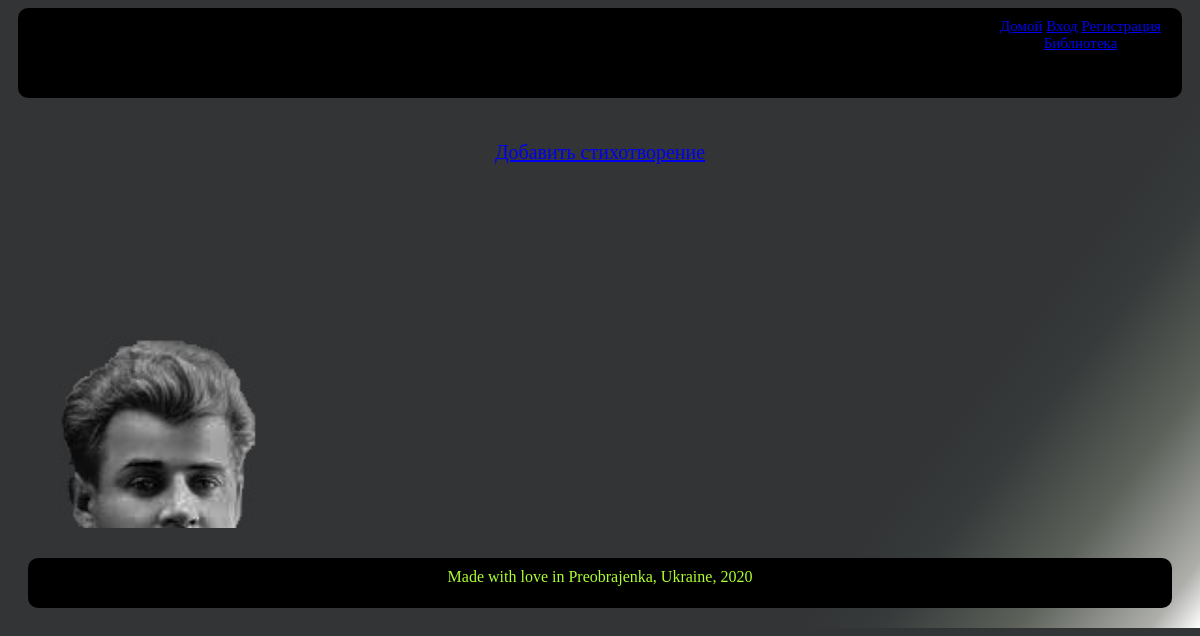
Page /verse_list on the earlier database version.
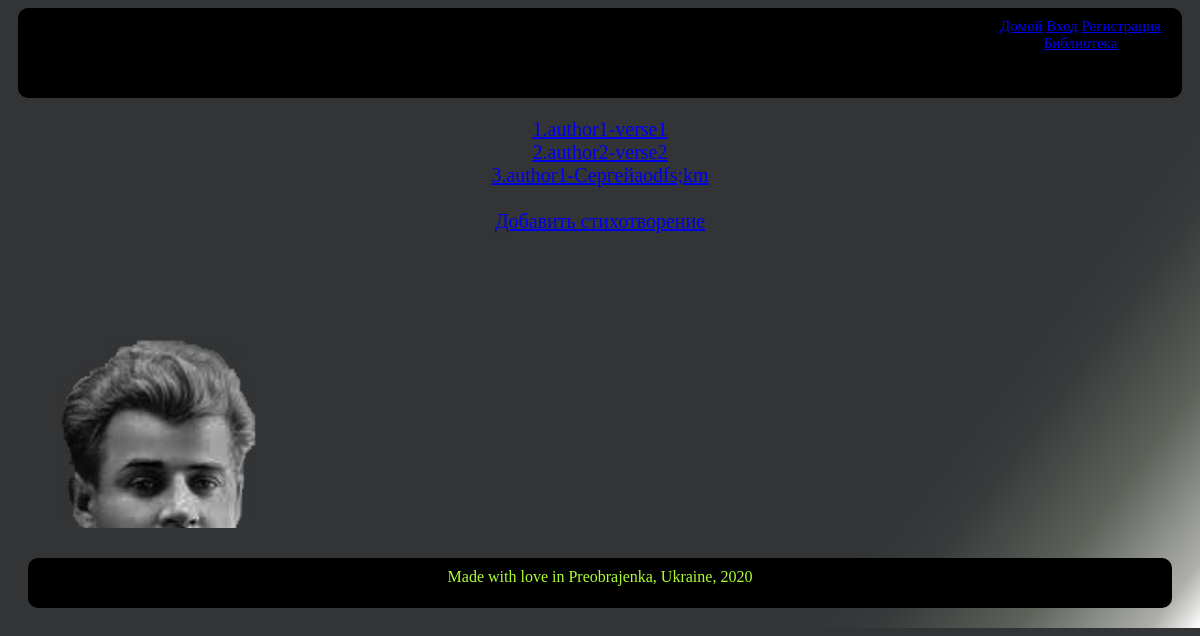
Same page on the later database version.
### StartPage/models.py (models this page shows)
class Verse(models.Model):
    name = models.CharField(max_length=25)
    author = models.CharField(max_length=25)
    text = models.TextField(max_length=2500)

### StartPage/views.py (the view)
# urls.py: path('verse_list', verse_list, name='verse_list'),
def verse_list(request):
    return render(request, 'verse_list.html', context={'verses': Verse.objects.all()})

### templates/verse_list.html (shortened to what this page needs)
{% extends "general.html" %}
{% load static %}
{% block content %}
    {% for verse in verses %}
        <a href="{% url 'verse_detail' verse.id %}">{{verse.id}}.{{verse.author}}-{{verse.name}}</a><br>
    {% endfor %}
    <br>
    <a href="{% url 'verse_add' %}">Добавить стихотворение</a>
{% endblock content %}

### templates/general.html (shortened to what this page needs)
<!DOCTYPE html>
{% load static %}
<html lang="en">
<head>
    <link rel="stylesheet" href="{% static 'css/general.css' %}">
</head>
<body>
<nav>
    {% if user.is_authenticated %}
    <div style="font-size: 15px; margin-left: 84%; color: greenyellow; ">
        <a href="">Домой</a>
        <a href="{% url 'logout' %}";>Выход</a> <br>
        <a href="{% url 'verse_list' %}">Библиотека</a>
    </div>
    {% else %}
    <div style="font-size: 15px; margin-left: 84%; color: greenyellow; ">
        <a href="{% url 'start_page' %}">Домой</a>
        <a href="{% url 'login-page' %}">Вход</a>
        <a href="{% url 'register' %}">Регистрация</a> <br>
        <a href="{% url 'verse_list' %}">Библиотека</a>
    </div>
    {% endif %}
</nav>
<div class="container" id="image">
{% block content %}
{% endblock content %}
</div>
<footer>
    Made with love in Preobrajenka, Ukraine, 2020
</footer>
</body>
</html>

### static/css/general.css (style rules this page uses)
nav { background: black; color: greenyellow; font-size: 30px; height: 70px; padding: 10px; margin: 0 10px 10px 10px; text-align: center; justify-content: center; border-radius: 10px; }
body { background: linear-gradient(127deg, rgba(50,52,54,1) 76%, rgba(55,59,59,1) 81%, rgba(92,97,90,1) 89%, rgba(174,175,171,1) 97%, rgba(255,255,255,1) 100%); color: greenyellow; }
.container { color: black; min-height: 400px; ont-family: Arial sans-serif; font-size: 20px; text-align: center; border-radius: 10px; padding: 10px 15px; }
footer { background: black; color: greenyellow; height: 30px; padding: 10px; margin: 30px 20px 20px 20px; text-align: center; justify-content: center; border-radius: 10px; }

Differences in the rows shown:
added Verse: id "1", author "author1", name "verse1"
added Verse: id "2", author "author2", name "verse2"
added Verse: id "3", author "author1", name "Сергейaodfs;km"
